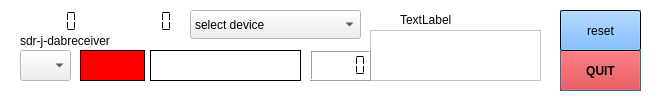
<?xml version="1.0" encoding="UTF-8"?>
<ui version="4.0">
 <author>jan</author>
 <class>elektorSDR</class>
 <widget class="QDialog" name="elektorSDR">
  <property name="geometry">
   <rect>
    <x>0</x>
    <y>0</y>
    <width>656</width>
    <height>98</height>
   </rect>
  </property>
  <property name="palette">
   <palette>
    <active>
     <colorrole role="Base">
      <brush brushstyle="SolidPattern">
       <color alpha="255">
        <red>255</red>
        <green>255</green>
        <blue>255</blue>
       </color>
      </brush>
     </colorrole>
     <colorrole role="Window">
      <brush brushstyle="SolidPattern">
       <color alpha="255">
        <red>255</red>
        <green>255</green>
        <blue>255</blue>
       </color>
      </brush>
     </colorrole>
    </active>
    <inactive>
     <colorrole role="Base">
      <brush brushstyle="SolidPattern">
       <color alpha="255">
        <red>255</red>
        <green>255</green>
        <blue>255</blue>
       </color>
      </brush>
     </colorrole>
     <colorrole role="Window">
      <brush brushstyle="SolidPattern">
       <color alpha="255">
        <red>255</red>
        <green>255</green>
        <blue>255</blue>
       </color>
      </brush>
     </colorrole>
    </inactive>
    <disabled>
     <colorrole role="Base">
      <brush brushstyle="SolidPattern">
       <color alpha="255">
        <red>255</red>
        <green>255</green>
        <blue>255</blue>
       </color>
      </brush>
     </colorrole>
     <colorrole role="Window">
      <brush brushstyle="SolidPattern">
       <color alpha="255">
        <red>255</red>
        <green>255</green>
        <blue>255</blue>
       </color>
      </brush>
     </colorrole>
    </disabled>
   </palette>
  </property>
  <property name="font">
   <font>
    <weight>50</weight>
    <bold>false</bold>
   </font>
  </property>
  <property name="windowTitle">
   <string>sdr-j DAB/DAB+ receiver </string>
  </property>
  <property name="windowIconText">
   <string>QUIT</string>
  </property>
  <widget class="QPushButton" name="QuitButton">
   <property name="geometry">
    <rect>
     <x>560</x>
     <y>50</y>
     <width>81</width>
     <height>41</height>
    </rect>
   </property>
   <property name="palette">
    <palette>
     <active>
      <colorrole role="Button">
       <brush brushstyle="SolidPattern">
        <color alpha="255">
         <red>255</red>
         <green>0</green>
         <blue>0</blue>
        </color>
       </brush>
      </colorrole>
     </active>
     <inactive>
      <colorrole role="Button">
       <brush brushstyle="SolidPattern">
        <color alpha="255">
         <red>255</red>
         <green>0</green>
         <blue>0</blue>
        </color>
       </brush>
      </colorrole>
     </inactive>
     <disabled>
      <colorrole role="Button">
       <brush brushstyle="SolidPattern">
        <color alpha="255">
         <red>255</red>
         <green>0</green>
         <blue>0</blue>
        </color>
       </brush>
      </colorrole>
     </disabled>
    </palette>
   </property>
   <property name="font">
    <font>
     <weight>75</weight>
     <bold>true</bold>
    </font>
   </property>
   <property name="autoFillBackground">
    <bool>true</bool>
   </property>
   <property name="text">
    <string>QUIT</string>
   </property>
  </widget>
  <widget class="QListView" name="ensembleDisplay">
   <property name="geometry">
    <rect>
     <x>370</x>
     <y>30</y>
     <width>171</width>
     <height>51</height>
    </rect>
   </property>
  </widget>
  <widget class="QLabel" name="ensembleName">
   <property name="geometry">
    <rect>
     <x>150</x>
     <y>50</y>
     <width>151</width>
     <height>31</height>
    </rect>
   </property>
   <property name="font">
    <font>
     <pointsize>11</pointsize>
    </font>
   </property>
   <property name="frameShape">
    <enum>QFrame::Panel</enum>
   </property>
   <property name="text">
    <string/>
   </property>
  </widget>
  <widget class="QLCDNumber" name="ensembleId">
   <property name="geometry">
    <rect>
     <x>310</x>
     <y>50</y>
     <width>61</width>
     <height>31</height>
    </rect>
   </property>
   <property name="frameShape">
    <enum>QFrame::Box</enum>
   </property>
   <property name="mode">
    <enum>QLCDNumber::Hex</enum>
   </property>
   <property name="segmentStyle">
    <enum>QLCDNumber::Flat</enum>
   </property>
  </widget>
  <widget class="QPushButton" name="resetButton">
   <property name="geometry">
    <rect>
     <x>560</x>
     <y>10</y>
     <width>81</width>
     <height>41</height>
    </rect>
   </property>
   <property name="palette">
    <palette>
     <active>
      <colorrole role="Button">
       <brush brushstyle="SolidPattern">
        <color alpha="255">
         <red>85</red>
         <green>170</green>
         <blue>255</blue>
        </color>
       </brush>
      </colorrole>
      <colorrole role="Base">
       <brush brushstyle="SolidPattern">
        <color alpha="255">
         <red>255</red>
         <green>255</green>
         <blue>255</blue>
        </color>
       </brush>
      </colorrole>
      <colorrole role="Window">
       <brush brushstyle="SolidPattern">
        <color alpha="255">
         <red>0</red>
         <green>0</green>
         <blue>0</blue>
        </color>
       </brush>
      </colorrole>
     </active>
     <inactive>
      <colorrole role="Button">
       <brush brushstyle="SolidPattern">
        <color alpha="255">
         <red>85</red>
         <green>170</green>
         <blue>255</blue>
        </color>
       </brush>
      </colorrole>
      <colorrole role="Base">
       <brush brushstyle="SolidPattern">
        <color alpha="255">
         <red>255</red>
         <green>255</green>
         <blue>255</blue>
        </color>
       </brush>
      </colorrole>
      <colorrole role="Window">
       <brush brushstyle="SolidPattern">
        <color alpha="255">
         <red>0</red>
         <green>0</green>
         <blue>0</blue>
        </color>
       </brush>
      </colorrole>
     </inactive>
     <disabled>
      <colorrole role="Button">
       <brush brushstyle="SolidPattern">
        <color alpha="255">
         <red>85</red>
         <green>170</green>
         <blue>255</blue>
        </color>
       </brush>
      </colorrole>
      <colorrole role="Base">
       <brush brushstyle="SolidPattern">
        <color alpha="255">
         <red>0</red>
         <green>0</green>
         <blue>0</blue>
        </color>
       </brush>
      </colorrole>
      <colorrole role="Window">
       <brush brushstyle="SolidPattern">
        <color alpha="255">
         <red>0</red>
         <green>0</green>
         <blue>0</blue>
        </color>
       </brush>
      </colorrole>
     </disabled>
    </palette>
   </property>
   <property name="autoFillBackground">
    <bool>true</bool>
   </property>
   <property name="text">
    <string>reset</string>
   </property>
  </widget>
  <widget class="QComboBox" name="channelSelector">
   <property name="geometry">
    <rect>
     <x>20</x>
     <y>50</y>
     <width>51</width>
     <height>31</height>
    </rect>
   </property>
  </widget>
  <widget class="QLabel" name="syncedLabel">
   <property name="geometry">
    <rect>
     <x>80</x>
     <y>50</y>
     <width>65</width>
     <height>31</height>
    </rect>
   </property>
   <property name="palette">
    <palette>
     <active>
      <colorrole role="Base">
       <brush brushstyle="SolidPattern">
        <color alpha="255">
         <red>255</red>
         <green>255</green>
         <blue>255</blue>
        </color>
       </brush>
      </colorrole>
      <colorrole role="Window">
       <brush brushstyle="SolidPattern">
        <color alpha="255">
         <red>255</red>
         <green>0</green>
         <blue>0</blue>
        </color>
       </brush>
      </colorrole>
     </active>
     <inactive>
      <colorrole role="Base">
       <brush brushstyle="SolidPattern">
        <color alpha="255">
         <red>255</red>
         <green>255</green>
         <blue>255</blue>
        </color>
       </brush>
      </colorrole>
      <colorrole role="Window">
       <brush brushstyle="SolidPattern">
        <color alpha="255">
         <red>255</red>
         <green>0</green>
         <blue>0</blue>
        </color>
       </brush>
      </colorrole>
     </inactive>
     <disabled>
      <colorrole role="Base">
       <brush brushstyle="SolidPattern">
        <color alpha="255">
         <red>255</red>
         <green>0</green>
         <blue>0</blue>
        </color>
       </brush>
      </colorrole>
      <colorrole role="Window">
       <brush brushstyle="SolidPattern">
        <color alpha="255">
         <red>255</red>
         <green>0</green>
         <blue>0</blue>
        </color>
       </brush>
      </colorrole>
     </disabled>
    </palette>
   </property>
   <property name="autoFillBackground">
    <bool>true</bool>
   </property>
   <property name="frameShape">
    <enum>QFrame::Box</enum>
   </property>
   <property name="text">
    <string/>
   </property>
  </widget>
  <widget class="QLabel" name="versionName">
   <property name="geometry">
    <rect>
     <x>20</x>
     <y>30</y>
     <width>201</width>
     <height>21</height>
    </rect>
   </property>
   <property name="text">
    <string>sdr-j-dabreceiver </string>
   </property>
  </widget>
  <widget class="QComboBox" name="streamOutSelector">
   <property name="geometry">
    <rect>
     <x>190</x>
     <y>10</y>
     <width>171</width>
     <height>29</height>
    </rect>
   </property>
   <item>
    <property name="text">
     <string>select device</string>
    </property>
   </item>
  </widget>
  <widget class="QLabel" name="timeDisplay">
   <property name="geometry">
    <rect>
     <x>400</x>
     <y>10</y>
     <width>181</width>
     <height>20</height>
    </rect>
   </property>
   <property name="text">
    <string>TextLabel</string>
   </property>
  </widget>
  <widget class="QLCDNumber" name="soundDisplay">
   <property name="geometry">
    <rect>
     <x>120</x>
     <y>10</y>
     <width>64</width>
     <height>23</height>
    </rect>
   </property>
   <property name="frameShape">
    <enum>QFrame::NoFrame</enum>
   </property>
   <property name="numDigits">
    <number>4</number>
   </property>
   <property name="segmentStyle">
    <enum>QLCDNumber::Flat</enum>
   </property>
  </widget>
  <widget class="QLCDNumber" name="snrDisplay">
   <property name="geometry">
    <rect>
     <x>20</x>
     <y>10</y>
     <width>64</width>
     <height>23</height>
    </rect>
   </property>
   <property name="frameShape">
    <enum>QFrame::NoFrame</enum>
   </property>
   <property name="frameShadow">
    <enum>QFrame::Plain</enum>
   </property>
   <property name="segmentStyle">
    <enum>QLCDNumber::Flat</enum>
   </property>
  </widget>
 </widget>
 <layoutdefault spacing="6" margin="11"/>
 <pixmapfunction>qPixmapFromMimeSource</pixmapfunction>
 <includes>
  <include location="local">qwt_plot.h</include>
  <include location="local">qwt_scale_widget.h</include>
  <include location="local">qwt_scale_widget.h</include>
  <include location="local">qwt_plot.h</include>
  <include location="local">qwt_scale_widget.h</include>
  <include location="local">qwt_scale_widget.h</include>
  <include location="local">qwt_text_label.h</include>
 </includes>
 <resources/>
 <connections/>
</ui>
